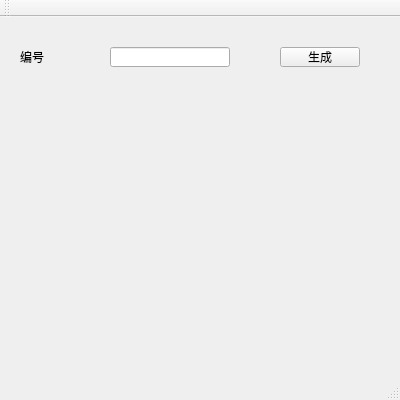
<?xml version="1.0" encoding="UTF-8"?>
<ui version="4.0">
 <class>MainWindow</class>
 <widget class="QMainWindow" name="MainWindow">
  <property name="geometry">
   <rect>
    <x>0</x>
    <y>0</y>
    <width>400</width>
    <height>400</height>
   </rect>
  </property>
  <property name="windowTitle">
   <string>MNIST DISPLAY</string>
  </property>
  <widget class="QWidget" name="centralWidget">
   <widget class="QPushButton" name="pushButton">
    <property name="geometry">
     <rect>
      <x>280</x>
      <y>30</y>
      <width>80</width>
      <height>20</height>
     </rect>
    </property>
    <property name="text">
     <string>生成</string>
    </property>
   </widget>
   <widget class="QLabel" name="label">
    <property name="geometry">
     <rect>
      <x>20</x>
      <y>30</y>
      <width>50</width>
      <height>20</height>
     </rect>
    </property>
    <property name="text">
     <string>编号</string>
    </property>
   </widget>
   <widget class="QLabel" name="label_2">
    <property name="geometry">
     <rect>
      <x>100</x>
      <y>100</y>
      <width>200</width>
      <height>200</height>
     </rect>
    </property>
    <property name="text">
     <string/>
    </property>
   </widget>
   <widget class="QLineEdit" name="lineEdit">
    <property name="geometry">
     <rect>
      <x>110</x>
      <y>30</y>
      <width>120</width>
      <height>20</height>
     </rect>
    </property>
   </widget>
   <widget class="QLabel" name="label_3">
    <property name="geometry">
     <rect>
      <x>400</x>
      <y>100</y>
      <width>200</width>
      <height>200</height>
     </rect>
    </property>
    <property name="text">
     <string/>
    </property>
   </widget>
  </widget>
  <widget class="QMenuBar" name="menuBar">
   <property name="geometry">
    <rect>
     <x>0</x>
     <y>0</y>
     <width>400</width>
     <height>22</height>
    </rect>
   </property>
  </widget>
  <widget class="QToolBar" name="mainToolBar">
   <attribute name="toolBarArea">
    <enum>TopToolBarArea</enum>
   </attribute>
   <attribute name="toolBarBreak">
    <bool>false</bool>
   </attribute>
  </widget>
  <widget class="QStatusBar" name="statusBar"/>
 </widget>
 <layoutdefault spacing="6" margin="11"/>
 <resources/>
 <connections/>
</ui>
